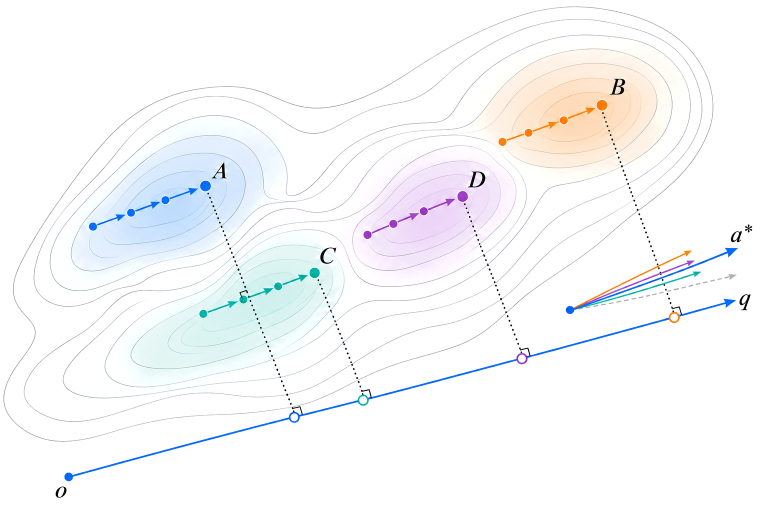
#> input picture paper/pvis2027/figures/source/open_mechanisms_20261106/01_direction.png, 1536 x 1024 px (shown at 1/2 size)
$ python extract_geometry.py
#> lines starting #> are read from the running program, lines starting #| are printed output that depends on the picture; after the words box and inside, x2 and y2 are one past the last pixel; in counts of white or black regions, pixels touching at a corner belong together
"""Extract editable contour geometry from the approved reference (no raster output)."""
from pathlib import Path
import json
import numpy as np
from PIL import Image
from scipy.ndimage import gaussian_filter, distance_transform_edt, binary_dilation
from scipy.interpolate import splprep, splev
from skimage.morphology import skeletonize, remove_small_objects
from skimage.measure import find_contours, approximate_polygon

HERE=Path(__file__).resolve().parent
SRC=HERE.parent/'open_mechanisms_20261106'
a=np.asarray(Image.open(SRC/'01_direction.png').convert('RGB')).astype(float)
lum=a.mean(axis=2)
chroma=a.max(axis=2)-a.min(axis=2)
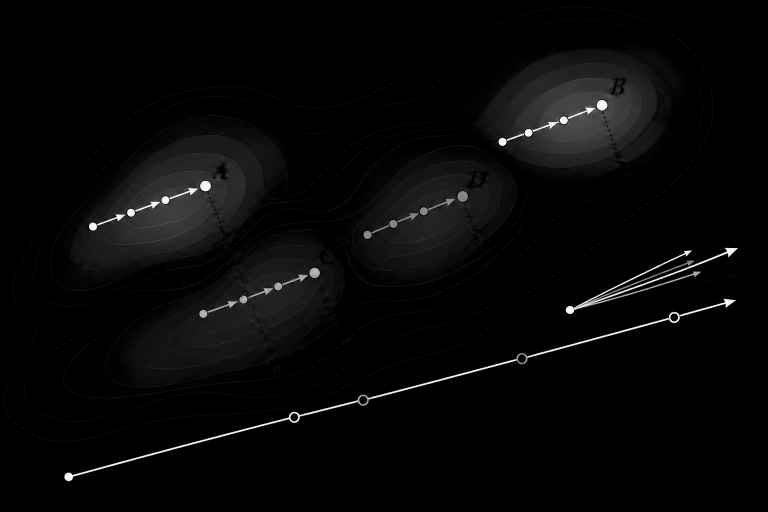
#> chroma: shape (1024, 1536) float64 (shown at 1/2 size); min 0, max 255, mean 7.5
# Thin gray contour strokes are locally darker than the smooth scalar-field wash.
hp=gaussian_filter(lum,2)-lum
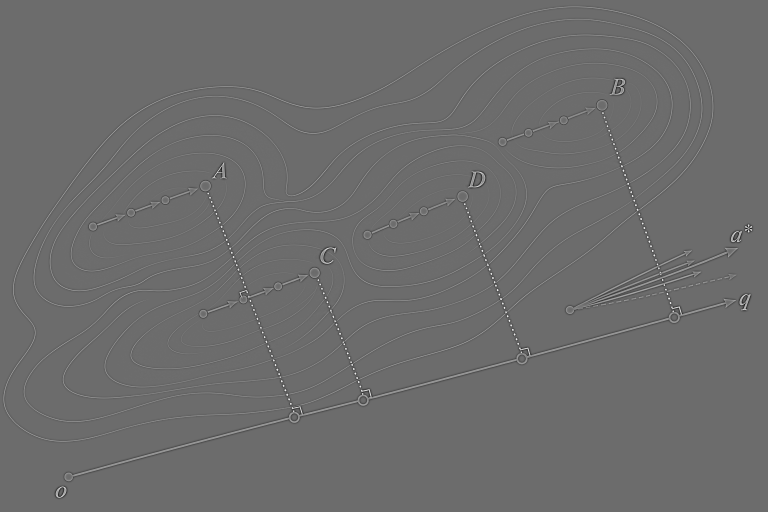
#> hp: shape (1024, 1536) float64 (shown at 1/2 size); min -141.4, max 190.2, mean 0; drawn with min black and max white
mask=(hp>3)&(lum>105)&(lum<241)&(chroma<125)
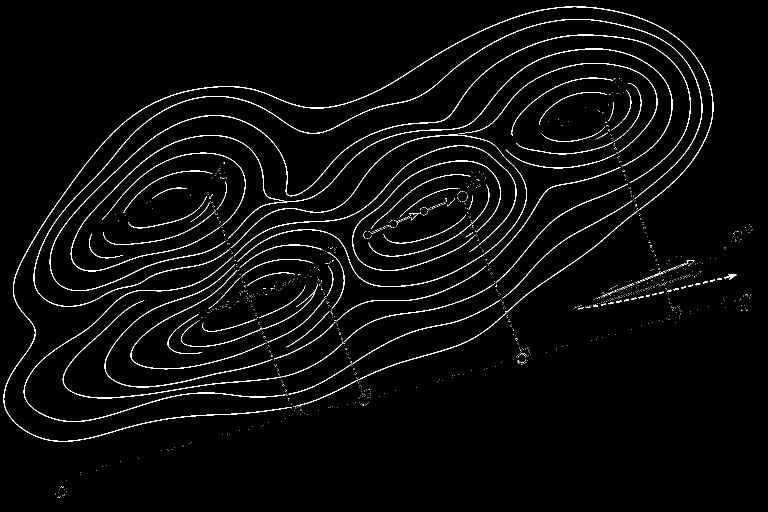
#> mask: shape (1024, 1536) bool (shown at 1/2 size); 2.7% white in thin lines or dots
# Explicit foreground exclusion. The q axis/fan are outside the field contour support.
Y,X=np.indices(lum.shape)
mask &= ~(Y>900)
#> mask: shape (1024, 1536) bool; 2.7% white in thin lines or dots, all inside (x1, y1, x2, y2) = (7, 13, 1505, 900)
for x0,y0,x1,y1 in [(420,315,461,364),(632,485,675,534),(930,330,981,380),(1210,147,1260,198)]:
    mask[y0:y1,x0:x1]=False
mask=remove_small_objects(mask,min_size=24)
#> mask: shape (1024, 1536) bool; 2.4% white in thin lines or dots, all inside (x1, y1, x2, y2) = (7, 13, 1473, 884)
sk=skeletonize(mask)
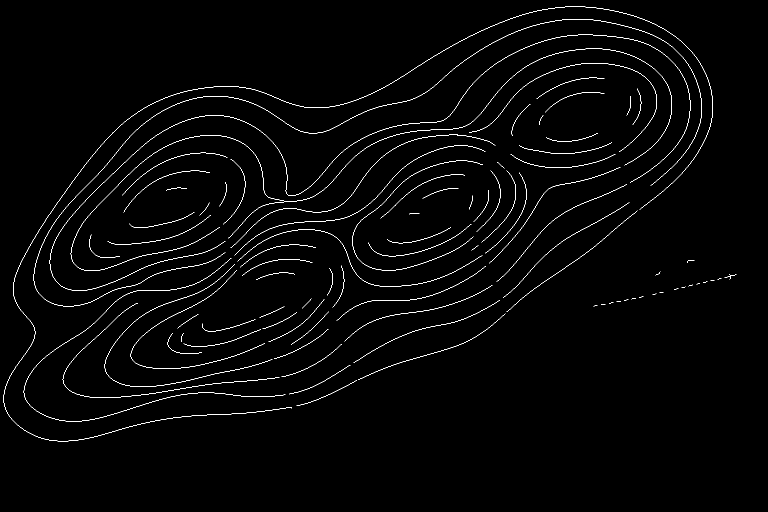
#> sk: shape (1024, 1536) bool (shown at 1/2 size); 1.4% white in thin lines or dots, all inside (x1, y1, x2, y2) = (7, 13, 1473, 883)
pts=set(zip(*np.where(sk)))
#> pts = 21425 items
def neighbors(p):
    y,x=p
    return [(y+dy,x+dx) for dy in (-1,0,1) for dx in (-1,0,1) if (dy or dx) and (y+dy,x+dx) in pts]
adj={p:neighbors(p) for p in pts}
#> adj = 21425 items
visited=set(); paths=[]
def edge(a,b):return tuple(sorted((a,b)))
for start in sorted(pts,key=lambda p:(len(adj[p])==2,p)):
    for nxt in adj[start]:
        if edge(start,nxt) in visited:continue
        seq=[start];prev=start;cur=nxt
        visited.add(edge(prev,cur))
        while True:
            seq.append(cur)
            options=[v for v in adj[cur] if v!=prev and edge(cur,v) not in visited]
            if len(adj[cur])!=2 or not options:break
            prev,cur=cur,options[0];visited.add(edge(prev,cur))
        if len(seq)<25:continue
        xy=np.array(seq)[:,::-1].astype(float)
        length=np.linalg.norm(np.diff(xy,axis=0),axis=1).sum()
        tck,_=splprep(xy.T,s=len(xy)*.20,k=3)
        ts=np.linspace(0,1,max(3,int(length/15)))
        pp=np.array(splev(ts,tck)).T;dd=np.array(splev(ts,tck,der=1)).T
        cmd=[['M',*pp[0]]]
        for j in range(1,len(ts)):
            dt=(ts[j]-ts[j-1])/3
            cmd.append(['C',*(pp[j-1]+dt*dd[j-1]),*(pp[j]-dt*dd[j]),*pp[j]])
        vals=np.array([a[y,x] for y,x in seq])
        c=np.percentile(vals,20,axis=0).astype(int)
        # Match line tint but avoid making anti-alias pixels into overly pale strokes.
        c=np.clip(c,125,205)
        paths.append({'commands':[[v[0],*[round(float(x),2) for x in v[1:]]] for v in cmd],'color':'#'+''.join(f'{v:02x}' for v in c)})
#> this loop made 21425 passes
#> start on passes 1 to 3: (157, 1208), (177, 1274), (187, 1208)
#> after the loop, paths = 67 items; visited = 21340 items

# Reconstruct smooth washes as nested editable freeform regions, not pixel mosaics.
fills=[]
#> fills = []
for key,box,base in [('A',(110,220,580,580),(0,127,255)),('C',(180,430,735,800),(0,180,175)),('D',(650,255,1080,620),(164,54,195)),('B',(930,65,1390,370),(255,132,0))]:
    x0,y0,x1,y1=box
    im=a[y0:y1,x0:x1]
    r,gg,b=im[:,:,0],im[:,:,1],im[:,:,2]
    density={'A':(b-gg)/128,'C':(2*gg-r-b)/185,'D':(r-gg)/110,'B':(r-b)/255}[key]
    density=np.maximum(0,density)
    bad=(im.min(axis=2)<145)|(density>.44)
    bad=binary_dilation(bad,iterations=4)
    inds=distance_transform_edt(bad,return_distances=False,return_indices=True)
    density=np.where(bad,density[tuple(inds)],density)
    density=gaussian_filter(density,8)
    density=np.pad(density,1)
    for lev in np.arange(.012,.365,.012):
        for contour in find_contours(density,lev):
            if len(contour)<40:continue
            xy=approximate_polygon(contour[:,::-1],tolerance=.7)
            xy+=np.array([x0-1,y0-1])
            fill=np.round(255*(1-lev)+np.array(base)*lev).astype(int)
            fills.append({'name':key,'points':xy.round(2).tolist(),'color':'#'+''.join(f'{v:02x}' for v in fill)})
#> this loop made 4 passes
#> pass 1, `im=a[y0:y1,x0:x1]`:
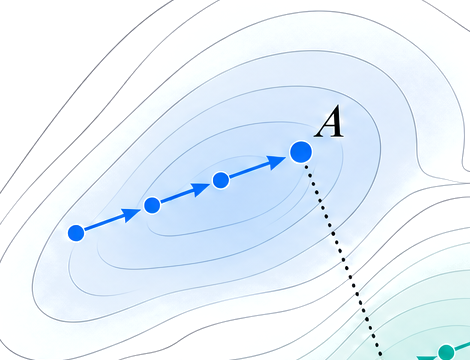
#> im: shape (360, 470, 3) float64; mean R, G, B 231.1, 241.6, 250.8
#> pass 1, `r,gg,b=im[:,:,0],im[:,:,1],im[:,:,2]`:
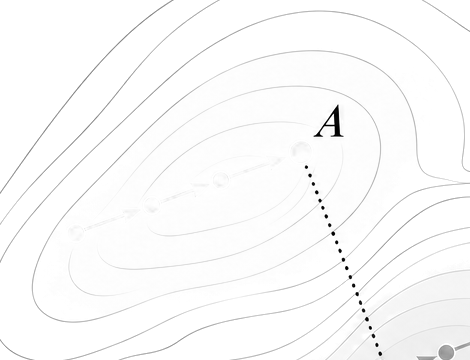
#> b: shape (360, 470) float64; min 0, max 255, mean 250.8
#> after the loop:
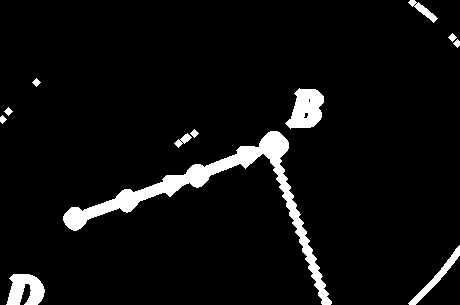
#> bad: shape (305, 460) bool; 5.7% white; 12 white regions, largest, box (x1, y1, x2, y2) and area: (63, 131, 332, 305) 5038, (285, 88, 324, 129) 1066, (6, 274, 45, 305) 845
#> after the loop, fills = 105 items
(HERE/'direction_geometry.json').write_text(json.dumps({'strokes':paths,'fills':fills},separators=(',',':')))
print(f'Extracted {len(paths)} contour paths and {len(fills)} smooth field regions.')
#| Extracted 67 contour paths and 105 smooth field regions.

$ run again, with paper/pvis2027/figures/source/open_mechanisms_20261106/02_conflict.png copied over paper/pvis2027/figures/source/open_mechanisms_20261106/01_direction.png
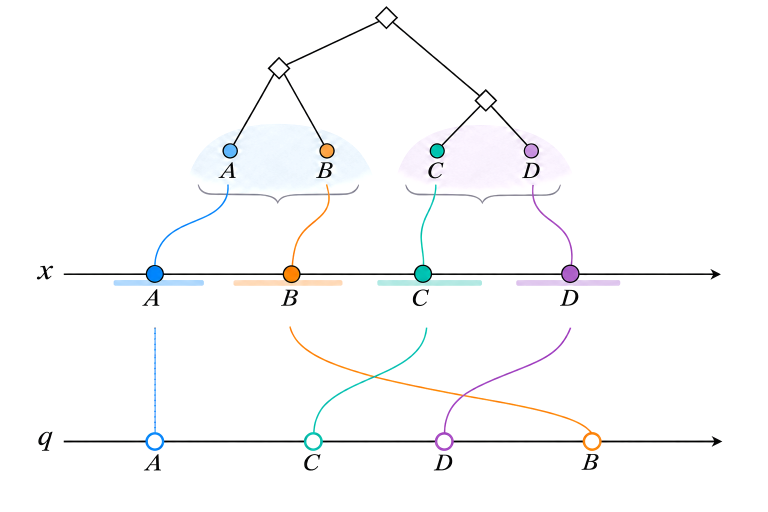
#> input picture paper/pvis2027/figures/source/open_mechanisms_20261106/02_conflict.png, 1536 x 1024 px (shown at 1/2 size)
#> `mask=(hp>3)&(lum>105)&(lum<241)&(chroma<125)`:
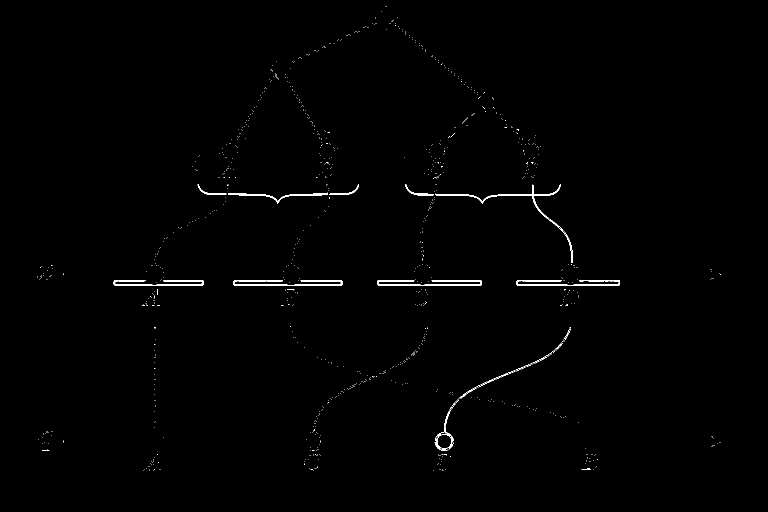
#> mask: shape (1024, 1536) bool (shown at 1/2 size); 0.55% white; 963 white regions (948 under 20 px), largest, box (x1, y1, x2, y2) and area: (871, 369, 1145, 526) 1266, (467, 560, 685, 571) 1010, (755, 560, 964, 571) 1009
#> sk: shape (1024, 1536) bool; 0.16% white in thin lines or dots, all inside (x1, y1, x2, y2) = (228, 369, 1239, 901)
#> pts = 2530 items
#> the loop `for start in sorted(pts,key=lambda p:(len(adj[p])==2,p)):` made 2530 passes
#> start on passes 1 to 3: (369, 396), (369, 811), (369, 1121)
#> after the loop `for start in sorted(pts,key=lambda p:(len(adj[p])==2,p)):`: paths = 12 items; visited = 2609 items
#> `fills=[]`: fills = []
#> after the loop `for key,box,base in [('A',(110,220,580,580),(0,127,255)),('C',(180,430..`:
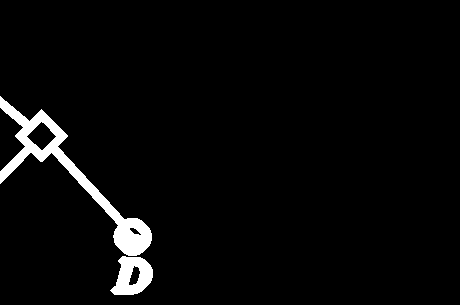
#> bad: shape (305, 460) bool; 3.4% white; 2 white regions, box (x1, y1, x2, y2) and area: (0, 96, 152, 256) 3703, (110, 256, 153, 295) 1061
#> after the loop `for key,box,base in [('A',(110,220,580,580),(0,127,255)),('C',(180,430..`: fills = 56 items
#| Extracted 12 contour paths and 56 smooth field regions.

$ run again, with paper/pvis2027/figures/source/open_mechanisms_20261106/03_relaxation.png copied over paper/pvis2027/figures/source/open_mechanisms_20261106/01_direction.png
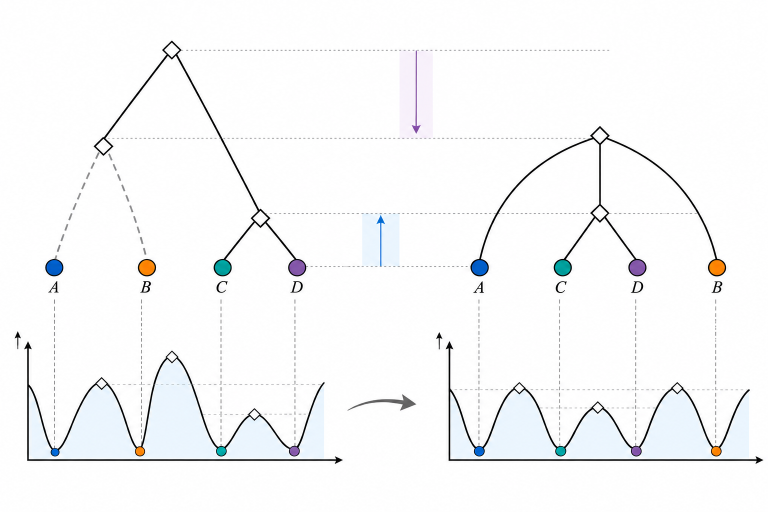
#> input picture paper/pvis2027/figures/source/open_mechanisms_20261106/03_relaxation.png, 1536 x 1024 px (shown at 1/2 size)
#> `mask &= ~(Y>900)`:
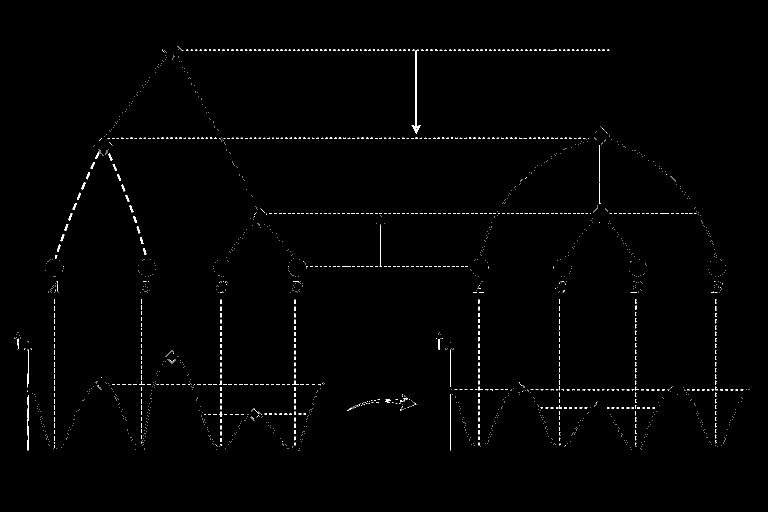
#> mask: shape (1024, 1536) bool (shown at 1/2 size); 0.76% white in thin lines or dots, all inside (x1, y1, x2, y2) = (29, 92, 1499, 901)
#> sk: shape (1024, 1536) bool; 0.08% white in thin lines or dots, all inside (x1, y1, x2, y2) = (54, 101, 1199, 901)
#> pts = 1226 items
#> the loop `for start in sorted(pts,key=lambda p:(len(adj[p])==2,p)):` made 1226 passes
#> start on passes 1 to 3: (102, 831), (102, 833), (103, 831)
#> after the loop `for start in sorted(pts,key=lambda p:(len(adj[p])==2,p)):`: paths = 13 items; visited = 1231 items
#> `fills=[]`: fills = []
#> after the loop `for key,box,base in [('A',(110,220,580,580),(0,127,255)),('C',(180,430..`:
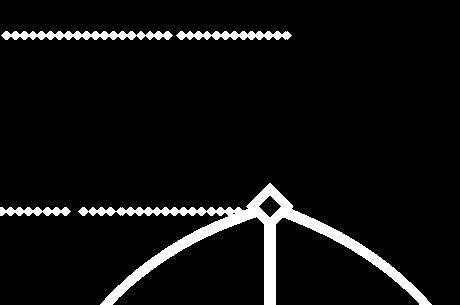
#> bad: shape (305, 460) bool; 6.1% white; 4 white regions, box (x1, y1, x2, y2) and area: (78, 183, 432, 305) 6312, (1, 31, 173, 40) 1060, (176, 31, 292, 40) 718, (0, 207, 71, 216) 443
#> after the loop `for key,box,base in [('A',(110,220,580,580),(0,127,255)),('C',(180,430..`: fills = 4 items
#| Extracted 13 contour paths and 4 smooth field regions.
